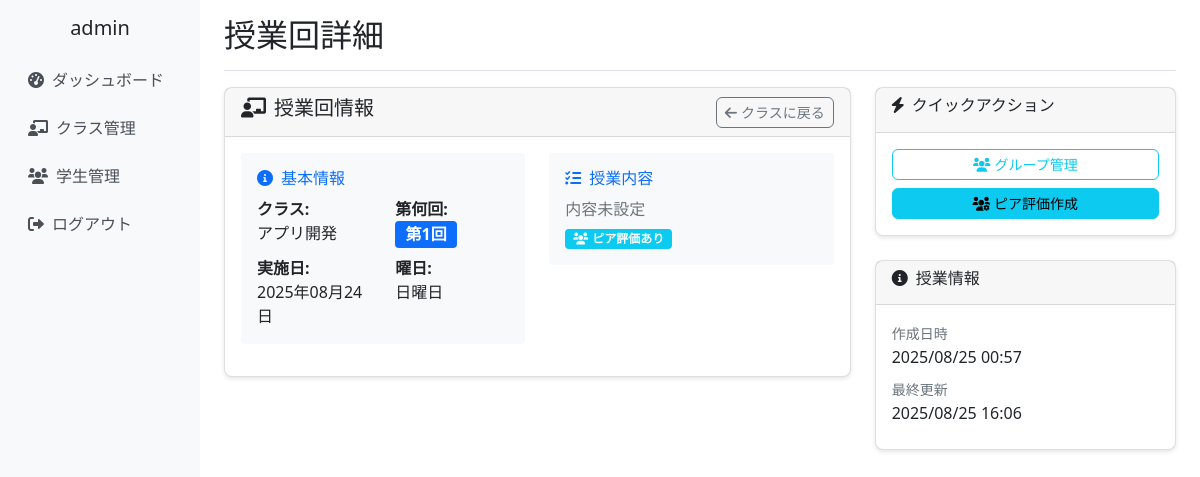
Page /lesson-sessions/1/ (signed in) on the earlier database version.
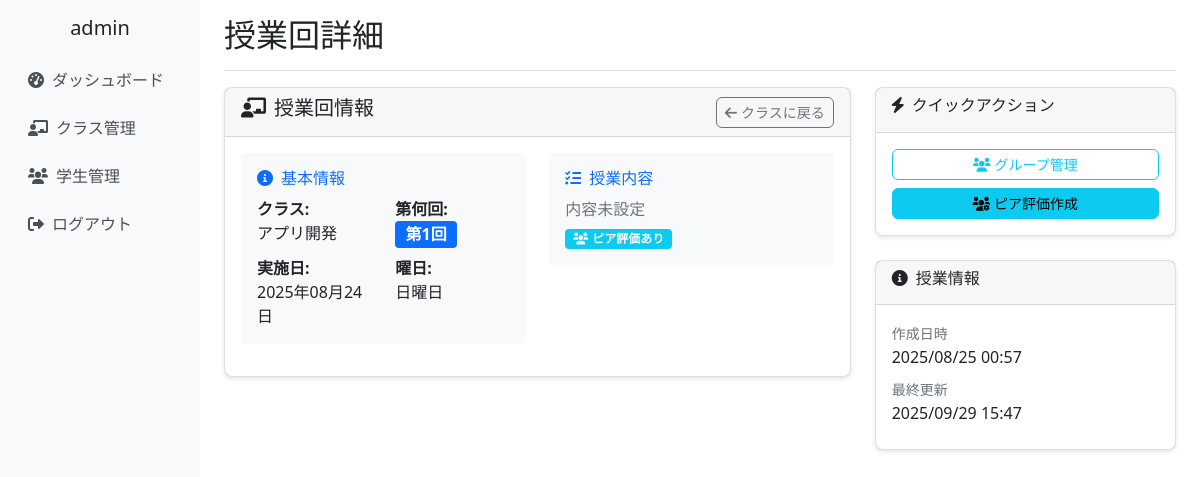
Same page on the later database version.
### school_management/models.py (models this page shows, shortened)
class CustomUser(AbstractUser):
    ROLE_CHOICES = [
        ('admin', '管理者'),
        ('teacher', '教員'),
        ('student', '学生'),
    ]
    username = None  # usernameフィールドを無効化
    email = models.EmailField(unique=True)
    full_name = models.CharField(max_length=100, verbose_name='氏名')
    furigana = models.CharField(max_length=100, blank=True, verbose_name='ふりがな')
    points = models.IntegerField(default=0, verbose_name='ポイント')
    role = models.CharField(
        max_length=10,
        choices=ROLE_CHOICES,
        default='student',
        verbose_name='役割'
    )
    student_number = models.CharField(max_length=20, blank=True, verbose_name='学籍番号')
    teacher_id = models.CharField(max_length=20, blank=True, verbose_name='教員ID')
    created_at = models.DateTimeField(auto_now_add=True, verbose_name='登録日時')
    updated_at = models.DateTimeField(auto_now=True, verbose_name='更新日時')
    groups = models.ManyToManyField(
        'auth.Group',
        verbose_name='groups',
        blank=True,
        help_text='The groups this user belongs to.',
        related_name="customuser_set",
        related_query_name="customuser",
    )
    user_permissions = models.ManyToManyField(
        'auth.Permission',
        verbose_name='user permissions',
        blank=True,
        help_text='Specific permissions for this user.',
        related_name="customuser_set",
        related_query_name="customuser",
    )
    USERNAME_FIELD = 'email'
    REQUIRED_FIELDS = ['full_name']
    objects = CustomUserManager()
    class Meta:
        verbose_name = 'ユーザー'
        verbose_name_plural = 'ユーザー'

class LessonSession(models.Model):
    classroom = models.ForeignKey(ClassRoom, on_delete=models.CASCADE, verbose_name='クラス')
    session_number = models.IntegerField(verbose_name='回数')
    date = models.DateField(verbose_name='実施日')
    topic = models.CharField(max_length=200, blank=True, verbose_name='テーマ・内容')
    has_quiz = models.BooleanField(default=False, verbose_name='小テストあり')
    has_peer_evaluation = models.BooleanField(default=False, verbose_name='ピア評価あり')
    peer_evaluation_closed = models.BooleanField(default=False, verbose_name='ピア評価締切済み')
    created_at = models.DateTimeField(auto_now_add=True)
    updated_at = models.DateTimeField(auto_now=True)
    class Meta:
        verbose_name = '授業回'
        verbose_name_plural = '授業回'
        unique_together = ['classroom', 'session_number']

class ClassRoom(models.Model):
    SEMESTER_CHOICES = [
        ('first', '前期'),
        ('second', '後期'),
    ]
    class_name = models.CharField(max_length=100, verbose_name='クラス名')
    year = models.IntegerField(verbose_name='年度')
    semester = models.CharField(max_length=10, choices=SEMESTER_CHOICES, verbose_name='学期')
    teachers = models.ManyToManyField(Teacher, verbose_name='担当教員', related_name='classrooms')
    students = models.ManyToManyField(Student, blank=True, verbose_name='学生')
    created_at = models.DateTimeField(auto_now_add=True)
    updated_at = models.DateTimeField(auto_now=True)
    class Meta:
        verbose_name = 'クラス'
        verbose_name_plural = 'クラス'

### school_management/views.py (the view)
# urls.py: path('lesson-sessions/<int:session_id>/', views.lesson_session_detail, name='lesson_session_detail'),
@login_required
def lesson_session_detail(request, session_id):
    lesson_session = get_object_or_404(LessonSession, id=session_id, classroom__teachers=request.user)
    context = {
        'lesson_session': lesson_session,
    }
    return render(request, 'school_management/lesson_session_detail.html', context)

### school_management/templates/school_management/lesson_session_detail.html (shortened to what this page needs)
{% extends 'school_management/base.html' %}
{% block page_title %}授業回詳細{% endblock %}
{% block content %}
<div class="row">
    <div class="col-lg-8">
        <div class="card mb-4">
            <div class="card-header d-flex justify-content-between align-items-center">
                <h5><i class="fas fa-chalkboard-teacher me-2"></i>授業回情報</h5>
                <div>
                    <a href="{% url 'school_management:class_detail' lesson_session.classroom.id %}" class="btn btn-outline-secondary btn-sm">
                        <i class="fas fa-arrow-left me-1"></i>クラスに戻る
                    </a>
                </div>
            </div>
            <div class="card-body">
                <div class="row">
                    <div class="col-md-6">
                        <div class="mb-3 p-3 bg-light rounded">
                            <h6 class="text-primary mb-2"><i class="fas fa-info-circle me-2"></i>基本情報</h6>
                            <div class="row">
                                <div class="col-6">
                                    <strong>クラス:</strong><br>
                                    <span>{{ lesson_session.classroom.class_name }}</span>
                                </div>
                                <div class="col-6">
                                    <strong>第何回:</strong><br>
                                    <span class="badge bg-primary fs-6">第{{ lesson_session.session_number }}回</span>
                                </div>
                            </div>
                            <div class="row mt-2">
                                <div class="col-6">
                                    <strong>実施日:</strong><br>
                                    <span>{{ lesson_session.date|date:"Y年m月d日" }}</span>
                                </div>
                                <div class="col-6">
                                    <strong>曜日:</strong><br>
                                    <span>{{ lesson_session.date|date:"l" }}</span>
                                </div>
                            </div>
                        </div>
                    </div>
                    <div class="col-md-6">
                        <div class="mb-3 p-3 bg-light rounded">
                            <h6 class="text-primary mb-2"><i class="fas fa-tasks me-2"></i>授業内容</h6>
                            {% if lesson_session.topic %}
                                <p class="mb-2">{{ lesson_session.topic }}</p>
                            {% else %}
                                <p class="text-muted mb-2">内容未設定</p>
                            {% endif %}
                            <div class="d-flex gap-2 mt-2">
                                {% if lesson_session.has_peer_evaluation %}
                                    <span class="badge bg-info"><i class="fas fa-users me-1"></i>ピア評価あり</span>
                                {% endif %}
                            </div>
                        </div>
                    </div>
                </div>
            </div>
        </div>
    </div>
    <div class="col-lg-4">
        <div class="card mb-4">
            <div class="card-header">
                <h6><i class="fas fa-bolt me-2"></i>クイックアクション</h6>
            </div>
            <div class="card-body">
                <div class="d-grid gap-2">
                    <a href="{% url 'school_management:group_list' lesson_session.id %}" class="btn btn-outline-info btn-sm">
                        <i class="fas fa-users me-1"></i>グループ管理
                    </a>
                    {% if lesson_session.has_peer_evaluation %}
                        <a href="{% url 'school_management:improved_peer_evaluation_create' lesson_session.id %}" class="btn btn-info btn-sm">
                            <i class="fas fa-users-cog me-1"></i>ピア評価作成
                        </a>
                    {% endif %}
                </div>
            </div>
        </div>
        <div class="card">
            <div class="card-header">
                <h6><i class="fas fa-info-circle me-2"></i>授業情報</h6>
            </div>
            <div class="card-body">
                <div class="mb-2">
                    <small class="text-muted">作成日時</small><br>
                    <span>{{ lesson_session.created_at|date:"Y/m/d H:i" }}</span>
                </div>
                {% if lesson_session.updated_at != lesson_session.created_at %}
                <div class="mb-2">
                    <small class="text-muted">最終更新</small><br>
                    <span>{{ lesson_session.updated_at|date:"Y/m/d H:i" }}</span>
                </div>
                {% endif %}
            </div>
        </div>
    </div>
</div>
{% endblock %}

### school_management/templates/school_management/base.html (shortened to what this page needs)
{% load static %}
<!DOCTYPE html>
<html lang="ja">
<head>
    <link href="https://cdn.jsdelivr.net/npm/bootstrap@5.1.3/dist/css/bootstrap.min.css" rel="stylesheet">
    <link href="https://cdnjs.cloudflare.com/ajax/libs/font-awesome/6.0.0/css/all.min.css" rel="stylesheet">
    <link href="{% static 'school_management/css/base.css' %}" rel="stylesheet">
</head>
<body>
    <div class="container-fluid">
        <div class="row">
            {% if user.is_authenticated %}
            <nav class="col-md-3 col-lg-2 d-md-block d-none sidebar collapse">
                <div class="position-sticky pt-3">
                    <div class="text-center mb-3">
                        <h5>{{ user.full_name }}</h5>
                    </div>
                    <ul class="nav flex-column">
                        <li class="nav-item">
                            <a class="nav-link" href="{% url 'school_management:dashboard' %}">
                                <i class="fas fa-tachometer-alt me-2"></i>ダッシュボード
                            </a>
                        </li>
                        <li class="nav-item">
                            <a class="nav-link" href="{% url 'school_management:class_list' %}">
                                <i class="fas fa-chalkboard-teacher me-2"></i>クラス管理
                            </a>
                        </li>
                        <li class="nav-item">
                            <a class="nav-link" href="{% url 'school_management:student_list' %}">
                                <i class="fas fa-users me-2"></i>学生管理
                            </a>
                        </li>
                        <li class="nav-item">
                            <a class="nav-link" href="{% url 'school_management:logout' %}">
                                <i class="fas fa-sign-out-alt me-2"></i>ログアウト
                            </a>
                        </li>
                    </ul>
                </div>
            </nav>
            <main class="col-md-9 ms-sm-auto col-lg-10 px-md-4 main-content">
                <div class="d-flex justify-content-between flex-wrap flex-md-nowrap align-items-center pt-3 pb-2 mb-3 border-bottom">
                    <h1 class="h2">{% block page_title %}{% endblock %}</h1>
                </div>
                {% block content %}{% endblock %}
            </main>
            {% else %}
            <div class="col-12">
                {% block login_content %}{% endblock %}
            </div>
            {% endif %}
        </div>
    </div>
</body>
</html>

### school_management/static/school_management/css/base.css (style rules this page uses)
.sidebar { min-height: 100vh; background-color: #f8f9fa; }
.main-content { min-height: 100vh; }
.card { box-shadow: 0 2px 4px rgba(0, 0, 0, 0.1); border-radius: 8px; }
.btn { border-radius: 6px; transition: all 0.2s ease-in-out; }
.nav-link { color: #495057; padding: 0.75rem 1rem; border-radius: 6px; transition: all 0.2s ease-in-out; }
@media (min-width: 768px) { .sidebar { position: relative; left: 0; } }

Differences in the rows shown:
changed LessonSession "日曜日": updated_at "2025/08/25 16:06" → "2025/09/29 15:47"
